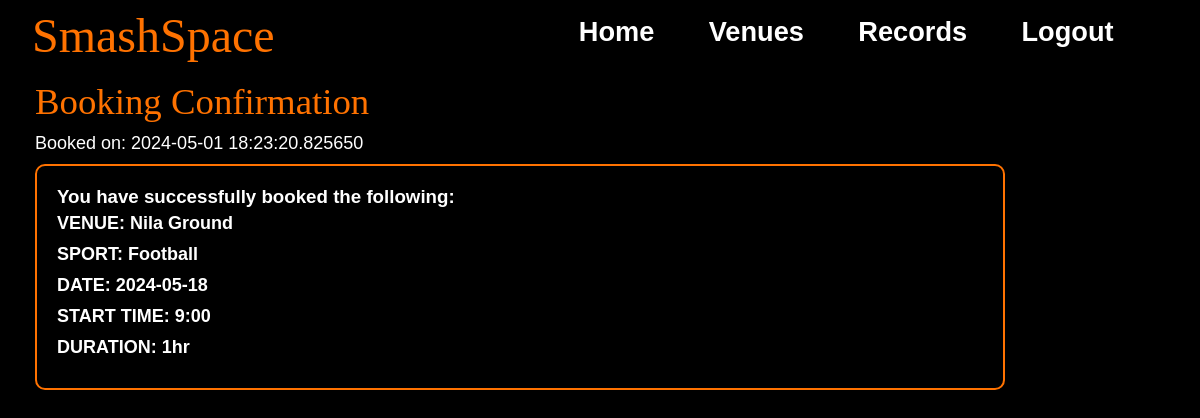
The page /records (signed in) on the database as committed earlier.
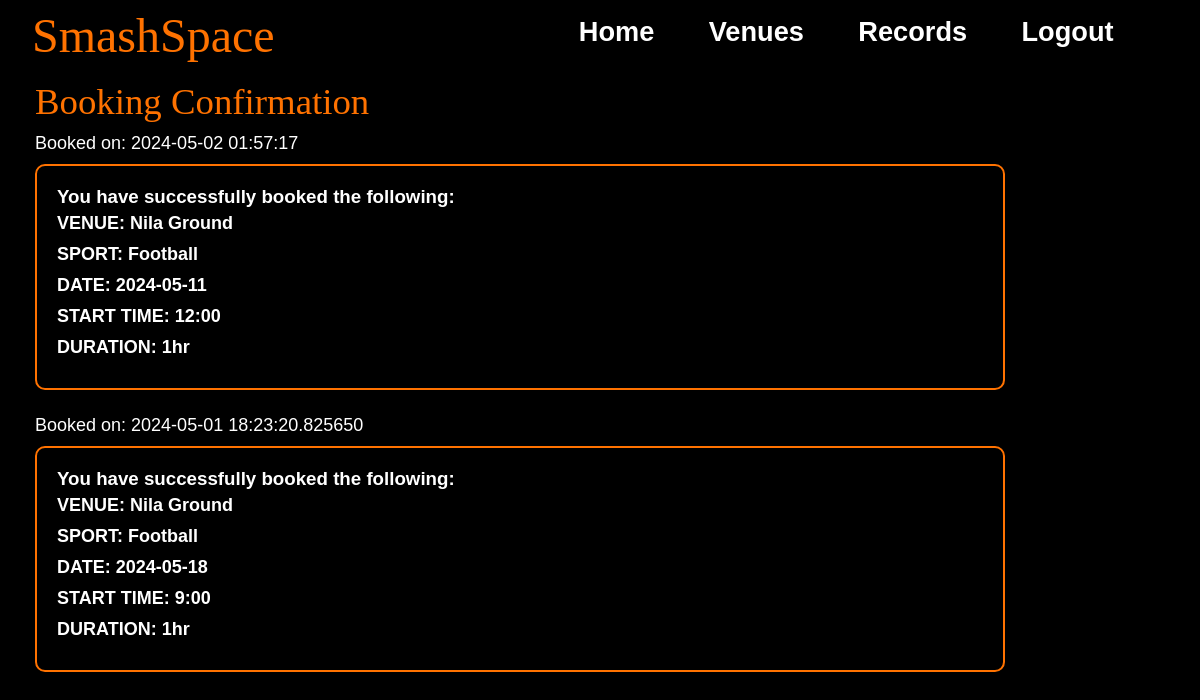
The same page on the database as committed later.
### models.py (models this page shows, shortened)
class BookingLog(db.Model):
    BookingID = db.Column(db.Integer, primary_key=True, autoincrement=True)
    UserID = db.Column(db.Integer, db.ForeignKey('user.UserID'), nullable=False)
    VenueID = db.Column(db.Integer, db.ForeignKey('venue.VenueID'), nullable=False)
    SportID = db.Column(db.Integer, db.ForeignKey('sport.SportID'), nullable=False)
    Slot = db.Column(db.String(10),nullable=False)
    Duration = db.Column(db.String(5),nullable=False)
    Date = db.Column(db.String(20), nullable=False)
    BookingTime = db.Column(db.DateTime, nullable=False, default=lambda: datetime.now(timezone("Asia/Kolkata")).replace(microsecond=0))
    User = db.relationship('User', backref='bookings', lazy=True)
    Venue = db.relationship('Venue', backref='bookings', lazy=True)
    Sport = db.relationship('Sport', backref='bookings', lazy=True)
    __table_args__ = (
        UniqueConstraint("UserID",'VenueID', 'SportID', 'Slot', 'Duration', 'Date'),
    )

class Venue(db.Model):
    VenueID = db.Column(db.Integer, primary_key=True, autoincrement = True)
    VenueName = db.Column(db.String(100), nullable=False)
    VenueAddress = db.Column(db.String(500), nullable=False)
    VenueImageURL = db.Column(db.String(200))
    FirstSlot = db.Column(db.Time, nullable = False)
    LastSlot = db.Column(db.Time, nullable = False)
    Sports = db.relationship('Sport', secondary='venue_sport', backref= db.backref('venues', lazy='dynamic'))
    VenueBlog = db.Column(db.String(2000))

class Sport(db.Model):
    SportID = db.Column(db.Integer, primary_key=True, autoincrement=True)
    SportName = db.Column(db.String(100), nullable=False, unique=True)
    SportImageURL= db.Column(db.String(200))

### app.py (the view)
@app.route("/records")
def record():
    logs = BookingLog.query.filter_by(UserID=current_user.get_id()).order_by(desc(BookingLog.BookingTime)).all()
    venues = []
    sports = []
    dates = []
    starts = []
    durations = []
    BookingTimes= []
    for log in logs:
        venue = Venue.query.get(log.VenueID)
        sport = Sport.query.get(log.SportID)
        venues.append(venue)
        sports.append(sport)
        dates.append(log.Date)
        starts.append(log.Slot)
        durations.append(log.Duration)
        BookingTimes.append(log.BookingTime)
    return render_template("Records.html", logs=logs, venues=venues, sports=sports, dates=dates, starts=starts, durations=durations, BookingTimes=BookingTimes)

### app.py (called while the page is built)
@login_manager.user_loader
def load_user(user_id):
    return User.query.get(int(user_id))

### models.py (called while the page is built)
    def get_id(self):
        return str(self.UserID)

### templates/Records.html (shortened to what this page needs)
{% extends 'Base.html' %}
{% block css %}
<link rel="stylesheet" href="/static/css/records.css">
{%endblock%}
{% block content %}
    <p style="color: #ff7200;font-family: fantasy;font-size: 2.3em;margin-bottom: 10px;" >Booking Confirmation</p>
    <ul  id = "UL">
        {% for log in logs %}
            <li id = "time">Booked on: {{ BookingTimes[loop.index0] }}</li>
            <div class = "box">
                    <h3 id = "yhs">You have successfully booked the following:</h3>
              <div id = "data">
                <li>VENUE: {{ venues[loop.index0].VenueName }}</li>
                <li>SPORT: {{ sports[loop.index0].SportName }}</li>
                <li>DATE: {{ dates[loop.index0] }}</li>
                <li>START TIME: {{ starts[loop.index0] }}</li>
                <li>DURATION: {{ durations[loop.index0] }}</li>
              </div>
            </div>
            <br>
        {% endfor %}
    </ul>
{%endblock%}

### templates/Base.html (shortened to what this page needs)
<!DOCTYPE html>
<html lang="en">
<head>
    <link rel="stylesheet" href="{{ url_for("static", filename="css/base.css") }}">
    {% block css %}{% endblock %}
</head>
<body>
    <div class="content-wrapper">
        <div id="main">
            <div id="navbar">
                <a id="logo" href="/home">SmashSpace</a>
                <div id="menu">
                    <a href="/home">Home</a>
                    <a href="/venues">Venues</a>
                    <a href="/records">Records</a>
                    {% if current_user.is_authenticated %}
                    <a href="/logout">Logout</a>
                    {% else %}
                    <a href="/">Login/Register</a>
                    {% endif %}
                </div>
            </div>
        </div>
    </div>
    {% block content %}{% endblock %}
</body>
</html>

### static/css/base.css (style rules this page uses)
* { margin: 0; padding: 0; text-decoration: none; box-sizing: border-box; transition: all 0.5s; }
body { background-color: black; max-width: 1000px; margin: 0 auto; }
#navbar { position: fixed; top: 0; left: 0; right:0; background-color: rgba(0, 0, 0, 0.8); height: 4em; display: flex; align-items: center; justify-content: space-between; padding: 0 2em; z-index: 1000; }
#logo { color: #ff7200; font-size: 3em; font-family: fantasy; margin-top: 0.14em; }
#menu { display: flex; }
#menu a, .dropmenu a { margin-right: 2em; font-size: 1.7em; color: #fff; font-family: 'Franklin Gothic Medium', 'Arial Narrow', Arial, sans-serif; font-weight: 550; transition: color 0.3s ease-in-out; }

### static/css/records.css (style rules this page uses)
body { font-family: Arial, sans-serif; margin: 0; padding: 0; color: #333; margin: 80px 0 0 35px; }
ul { list-style-type: none; }
li { margin-bottom: 10px; }
#time { margin-top: 7px; color: #fff; font-size: large; }
.box { border: 2px solid #ff7200; border-radius: 10px; padding: 20px; margin-top: 10px; margin-right: 30px; background-color: #000; color: #fff; box-shadow: 0 0 10px rgba(0, 0, 0, 0.1); }
#data { font-weight:700; font-family:'Trebuchet MS', 'Lucida Sans Unicode', 'Lucida Grande', 'Lucida Sans', Arial, sans-serif; font-size: large; }
#yhs { font-family: 'Lucida Sans', 'Lucida Sans Regular', 'Lucida Grande', 'Lucida Sans Unicode', Geneva, Verdana, sans-serif; margin-bottom: 5px; }

Rows that differ between the two databases and show on the page:
added BookingLog: BookingTime "2024-05-02 01:57:17", {{ venues[loop.index0].VenueName }} "Nila Ground", {{ sports[loop.index0].SportName }} "Football", Date "2024-05-11", Slot "12:00", Duration "1hr"
